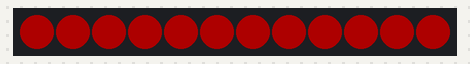
Bench run of a sketch on a simulated Raspberry Pi Pico. On the bench: 12 RGB LEDs in strip order, left to right. Dim RGB values are drawn brighter than linear.

Above: at 0.1 s.
At 1.1 s:
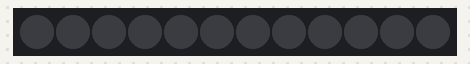

Measured:
- what the display in image 1 shows lasts 1.0 s, from 1.0 s to 2.0 s

The sketch:

pico_ws2812_red_blink.ino
```cpp
#include <Adafruit_NeoPixel.h>

#define PIN_NEOPIXEL 28 // Pico GP28 (Pin 34)
#define NUM_PIXELS 12   // led count

Adafruit_NeoPixel strip(NUM_PIXELS, PIN_NEOPIXEL, NEO_GRB + NEO_KHZ800);
// Blink red on all WS2812 LEDs every second
void setup()
{
  strip.begin();
  strip.setBrightness(50);
  strip.show();
}

void loop()
{
  for (int i = 0; i < NUM_PIXELS; i++)
  {
    strip.setPixelColor(i, strip.Color(255, 0, 0));
  }
  strip.show();
  delay(1000);

  strip.clear();
  strip.show();
  delay(1000);
}
```
